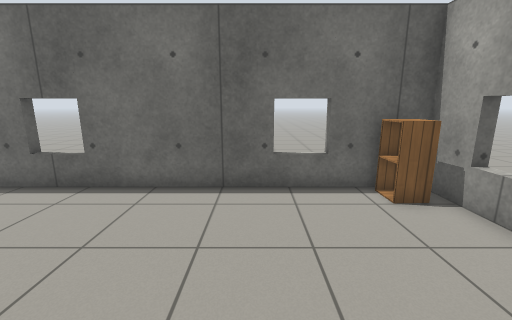
[1] (above)

16 first-person views from a walk through a Gazebo world. The camera is 1.2 m above the floor, tilts 12° down and sees 90° across. The lines on the ground mark 1 m squares. The floor is counted in squares, 0.5 m on a side. Each view is taken from the middle of a square. On the plan, view 1 faces up. The plan holds only what a view shows up to about 17 squares ahead; the rest is blank. Robots are left out. Simple patterns stand in for the simulator's built-in surfaces. Some stock models are drawn as simple stand-ins. Some surface patterns are stand-ins.

[2]
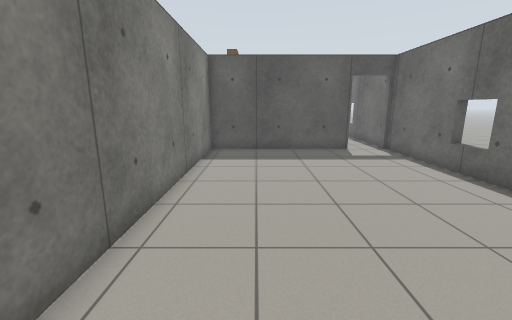

[3]
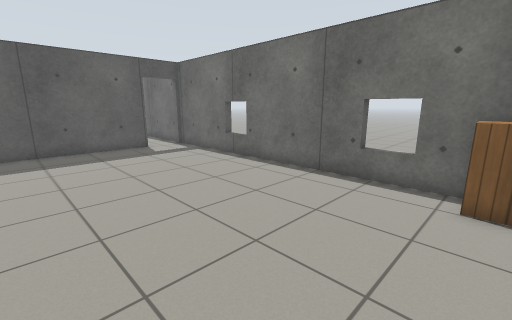

[4]
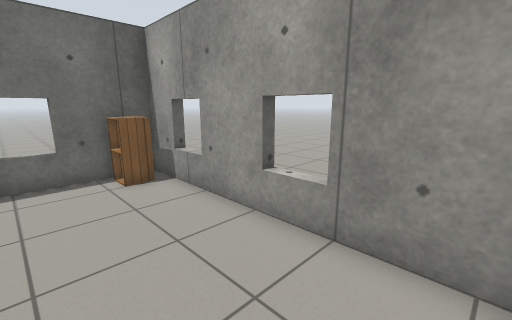

[5]
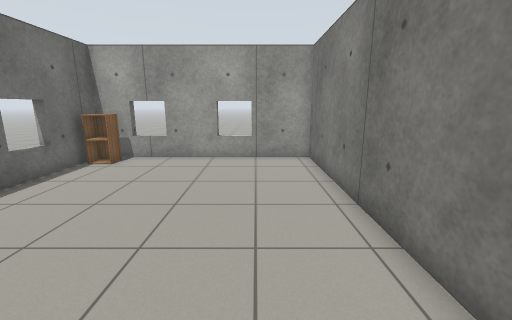

[6]
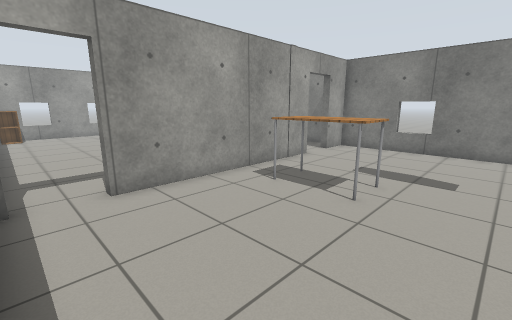

[7]
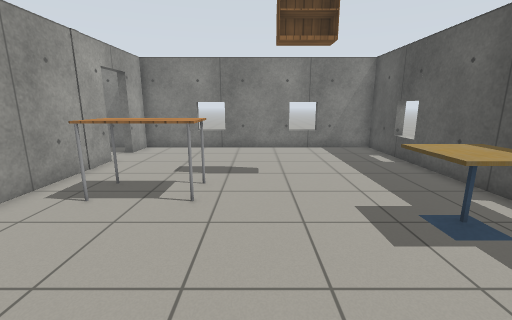

[8]
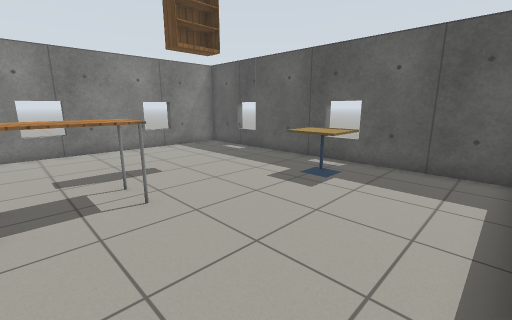

[9]
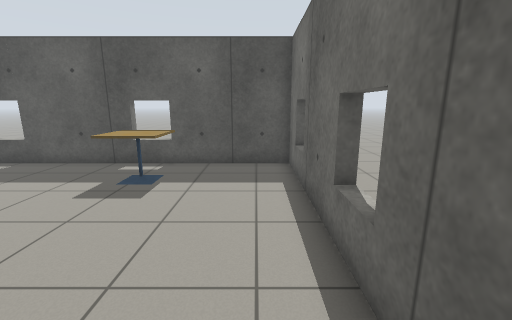

[10]
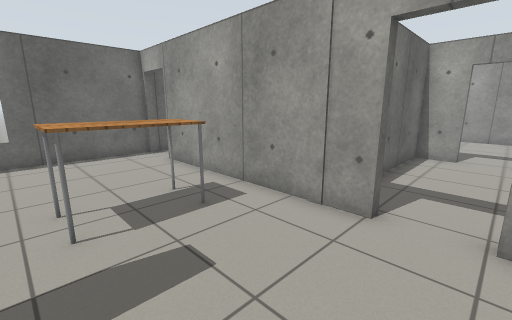

[11]
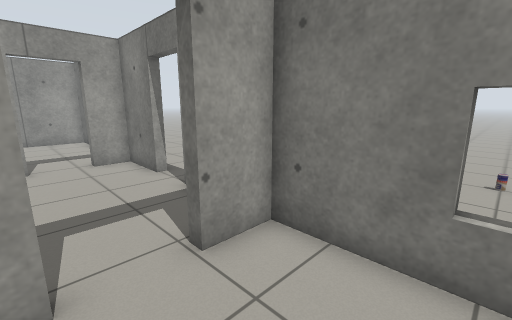

[12]
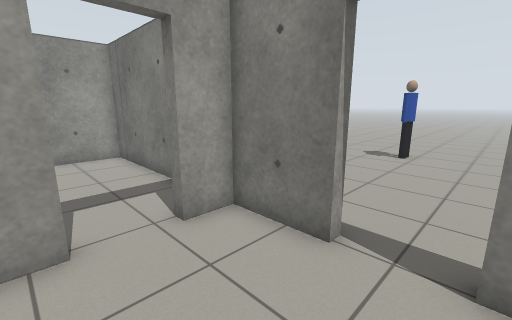

[13]
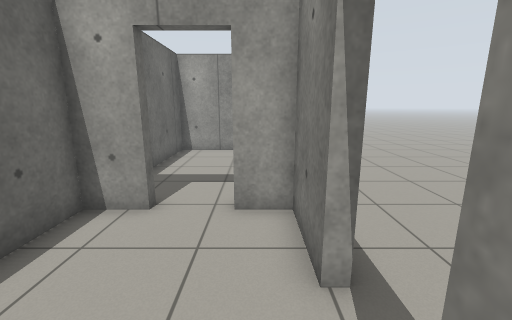

[14]
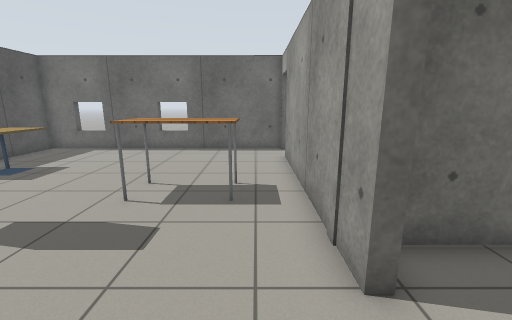

[15]
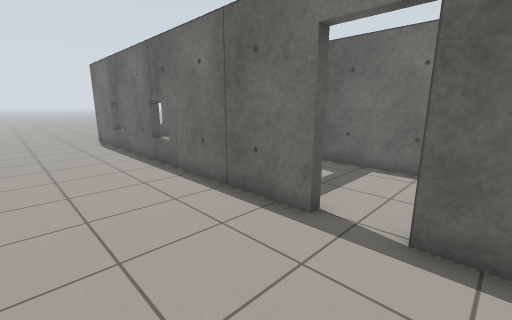

[16]
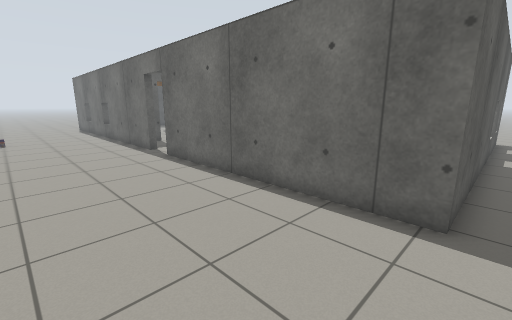

### Floor plan
Ten units are one square. View 1 is at (0, 0); x grows to the right and y downward. Boxes are objects, and circles mark ways between rooms. Rooms are numbered by the first view taken in them; rooms with no view inside come last. Other rooms are left out.
<svg viewBox="-255 -84 314 274">
<path fill="none" stroke="#000" d="M-66 -79 -66 -73M21 -73 21 -79M-112 -51 -112 25 50 25 50 -74 -112 -74M-116 41 -116 -51 -112 -51M-184 -78 -184 -73M-231 -78 -231 -73M-115 -74 -246 -74 -246 79 -116 79 -116 61M-60 79 -33 79 -33 65M-33 45 -33 29 -109 29M-104 79 -80 79M-80 83 -250 83M54 -77 54 83 -60 83M-2 79 50 79 50 29 8 29"/>
<rect x="35" y="-75" width="10" height="20" fill="#bbb"><title>cabinet</title></rect>
<rect x="-235" y="-35" width="20" height="20" fill="#bbb"><title>cafe table</title></rect>
<rect x="-165" y="-15" width="30" height="30" fill="#bbb"><title>table</title></rect>
<rect x="-155" y="135" width="10" height="10" fill="#bbb"><title>drink can</title></rect>
<rect x="-55" y="165" width="10" height="20" fill="#bbb"><title>person</title></rect>
<circle cx="-110" cy="-65" r="3" fill="#2a7"/>
<circle cx="-110" cy="50" r="3" fill="#2a7"/>
<circle cx="-70" cy="80" r="3" fill="#2a7"/>
<circle cx="-30" cy="55" r="3" fill="#2a7"/>
<text x="-30" y="-30">1</text>
<text x="-180" y="0">2</text>
<text x="-70" y="50">3</text>
<text x="-90" y="110">4</text>
<text x="10" y="50">5</text>
</svg>
Room 1 opens to room 2. Room 2 opens to room 3. Room 3 opens to room 4. Room 3 opens to room 5.

Where each view was taken, in squares from view 1:
view 1: 0 up, 0 right, facing up
view 2: 0 up, 3 right, facing left
view 3: 1 down, 4 right, facing up-left
view 4: 2 down, 1 right, facing up-right
view 5: 0 up, 7 left, facing right
view 6: 7 up, 19 left, facing down-right
view 7: 7 up, 18 left, facing down
view 8: 7 up, 14 left, facing down-left
view 9: 6 up, 14 left, facing left
view 10: 6 down, 17 left, facing up-right
view 11: 4 down, 15 left, facing down-right
view 12: 4 down, 8 left, facing down-right
view 13: 7 down, 9 left, facing right
view 14: 7 down, 13 left, facing up
view 15: 13 down, 5 left, facing up-left
view 16: 14 down, 6 right, facing up-left
